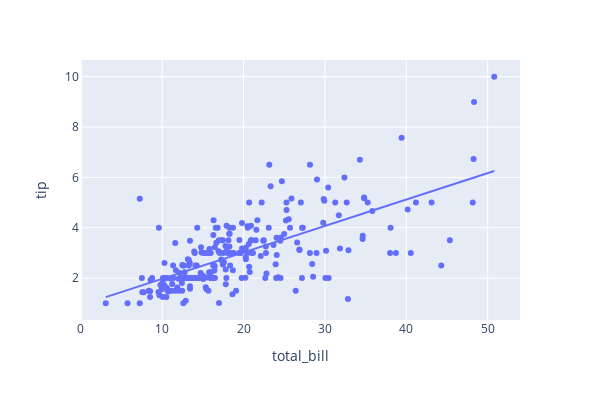

Notebook source saved alongside this figure:
### Code cell
px.scatter(tips_df, x='total_bill',y='tip',trendline='ols', width=600, height=400)

### Figure 1 — Plotly figure (JSON) as saved in the notebook; plotly's stock layout.template omitted (floating-point values rounded to 4 significant figures; data arrays with more than 128 entries replaced by an {"elided": "..."} marker saying what was removed)
{"data": [{"hovertemplate": "total_bill=%{x}<br>tip=%{y}<extra></extra>", "legendgroup": "", "marker": {"color": "#636efa", "symbol": "circle"}, "mode": "markers", "name": "", "orientation": "v", "showlegend": false, "type": "scatter", "x": {"elided": "244 float values"}, "xaxis": "x", "y": {"elided": "244 float values"}, "yaxis": "y"}, {"hovertemplate": "<b>OLS trendline</b><br>tip = 0.105025 * total_bill + 0.92027<br>R<sup>2</sup>=0.456617<br><br>total_bill=%{x}<br>tip=%{y} <b>(trend)</b><extra></extra>", "legendgroup": "", "marker": {"color": "#636efa", "symbol": "circle"}, "mode": "lines", "name": "", "showlegend": false, "type": "scatter", "x": {"elided": "244 float values"}, "xaxis": "x", "y": {"elided": "244 float values"}, "yaxis": "y"}], "layout": {"height": 400, "legend": {"tracegroupgap": 0}, "margin": {"t": 60}, "width": 600, "xaxis": {"anchor": "y", "domain": [0, 1], "title": {"text": "total_bill"}}, "yaxis": {"anchor": "x", "domain": [0, 1], "title": {"text": "tip"}}}}
